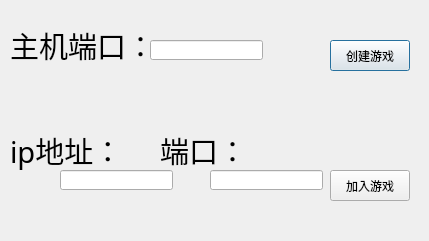
<?xml version="1.0" encoding="UTF-8"?>
<ui version="4.0">
 <class>connectmenu</class>
 <widget class="QDialog" name="connectmenu">
  <property name="geometry">
   <rect>
    <x>0</x>
    <y>0</y>
    <width>429</width>
    <height>241</height>
   </rect>
  </property>
  <property name="minimumSize">
   <size>
    <width>429</width>
    <height>241</height>
   </size>
  </property>
  <property name="maximumSize">
   <size>
    <width>429</width>
    <height>241</height>
   </size>
  </property>
  <property name="windowTitle">
   <string>Dialog</string>
  </property>
  <widget class="QPushButton" name="sever">
   <property name="geometry">
    <rect>
     <x>330</x>
     <y>40</y>
     <width>80</width>
     <height>31</height>
    </rect>
   </property>
   <property name="text">
    <string>创建游戏</string>
   </property>
  </widget>
  <widget class="QPushButton" name="pushButton_2">
   <property name="geometry">
    <rect>
     <x>330</x>
     <y>170</y>
     <width>80</width>
     <height>31</height>
    </rect>
   </property>
   <property name="text">
    <string>加入游戏</string>
   </property>
  </widget>
  <widget class="QLineEdit" name="severport">
   <property name="geometry">
    <rect>
     <x>150</x>
     <y>40</y>
     <width>113</width>
     <height>20</height>
    </rect>
   </property>
  </widget>
  <widget class="QLineEdit" name="IP">
   <property name="geometry">
    <rect>
     <x>60</x>
     <y>170</y>
     <width>113</width>
     <height>20</height>
    </rect>
   </property>
  </widget>
  <widget class="QLineEdit" name="PORT">
   <property name="geometry">
    <rect>
     <x>210</x>
     <y>170</y>
     <width>113</width>
     <height>20</height>
    </rect>
   </property>
  </widget>
  <widget class="QLabel" name="label">
   <property name="geometry">
    <rect>
     <x>10</x>
     <y>120</y>
     <width>121</width>
     <height>61</height>
    </rect>
   </property>
   <property name="font">
    <font>
     <family>楷体</family>
     <pointsize>22</pointsize>
    </font>
   </property>
   <property name="text">
    <string>ip地址：</string>
   </property>
  </widget>
  <widget class="QLabel" name="label_2">
   <property name="geometry">
    <rect>
     <x>160</x>
     <y>110</y>
     <width>111</width>
     <height>81</height>
    </rect>
   </property>
   <property name="font">
    <font>
     <family>楷体</family>
     <pointsize>22</pointsize>
    </font>
   </property>
   <property name="text">
    <string>端口：</string>
   </property>
  </widget>
  <widget class="QLabel" name="label_3">
   <property name="geometry">
    <rect>
     <x>10</x>
     <y>30</y>
     <width>141</width>
     <height>31</height>
    </rect>
   </property>
   <property name="font">
    <font>
     <family>楷体</family>
     <pointsize>22</pointsize>
    </font>
   </property>
   <property name="text">
    <string>主机端口：</string>
   </property>
  </widget>
 </widget>
 <resources/>
 <connections/>
</ui>
